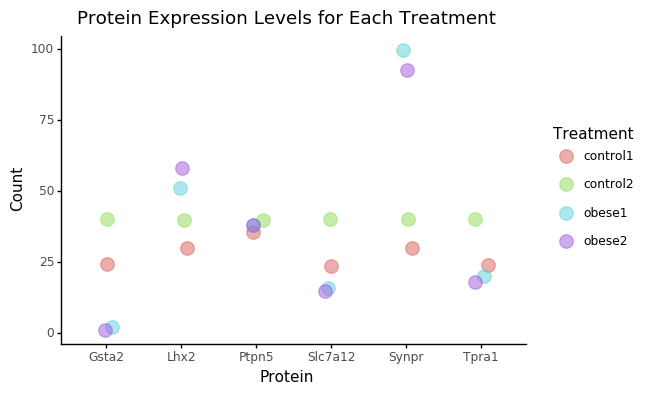

Python code for this plot:
#add packages
import pandas
from plotnine import *
#add data
data=pandas.read_csv("expressionlevels.csv")
#create ggplot
plot=ggplot(data,aes(x='Protein',y='Count',color='Treatment'))
#create scatter plot with noise so that all points are visibile 
plot+geom_jitter(width=.1,height=.3,alpha=.5,size=5)+theme_classic()+ggtitle('Protein Expression Levels for Each Treatment')
